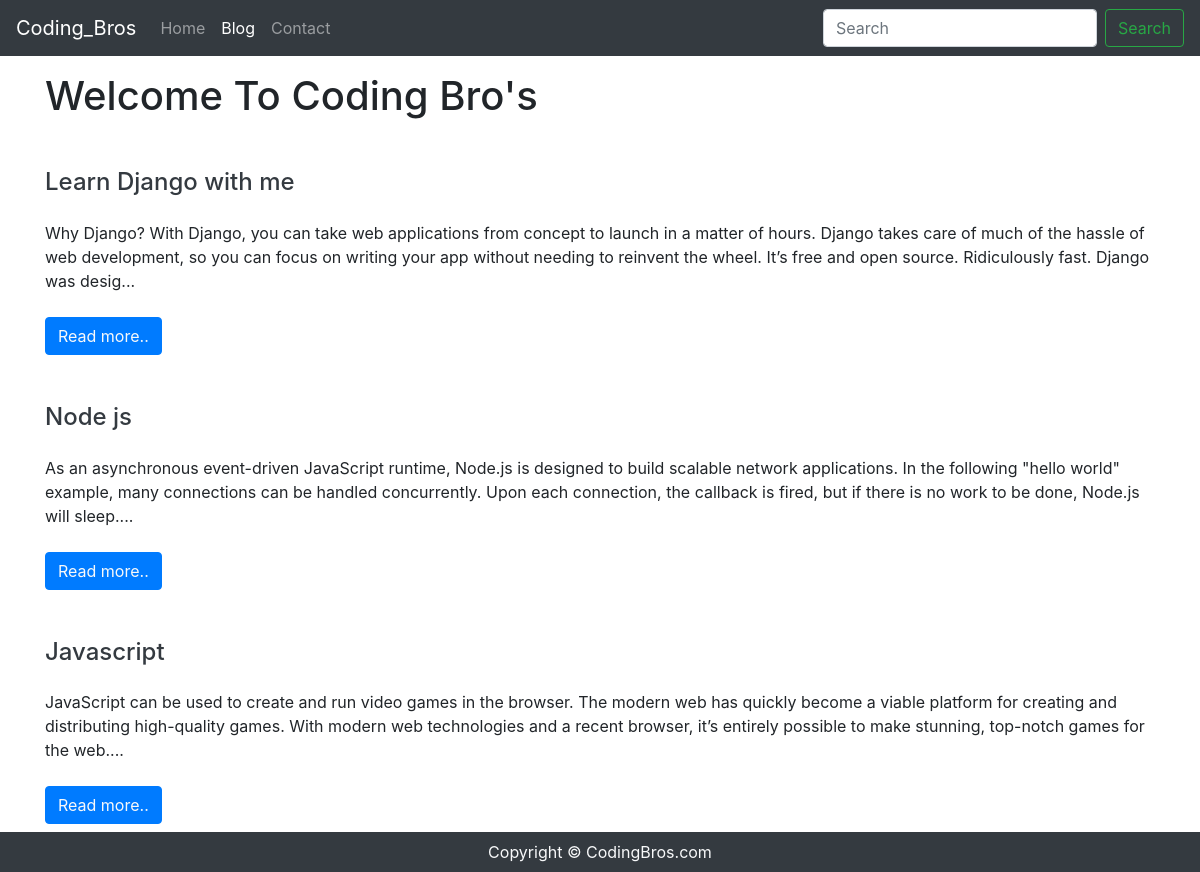
Screenshot of /blog/ with the database file from the repository.
### blog/models.py (models this page shows, shortened)
class Blog(models.Model):
    sno = models.AutoField(primary_key=True)
    title = models.CharField(max_length=200)
    content = models.TextField()
    short_desc= models.CharField(max_length=300, default="")
    slug = models.CharField(max_length=100)
    time = models.DateTimeField(auto_now_add=True)

### blog/views.py (the view)
# urls.py: 2. Add a URL to urlpatterns:  path('blog/', include('blog.urls'))
def blog(request):
    blogs = Blog.objects.all()
    context = {'blogs': blogs}
    return render(request, 'bloghome.html', context)

### templates/bloghome.html
{% extends 'base.html' %}
{% block blogactive %}active{% endblock blogactive %}
{% block body %}
<div class="container">
    <h1 class="my-3">Welcome To Coding Bro's</h1>
    {% for blog in blogs %}
    <div class="my-5">
            <h4 ><a href="/blogpost/{{blog.slug}}" class="text-dark">{{blog.title}}</a></h4>
            <div class="my-4">
                {{blog.short_desc|slice:300|safe}}...
            </div>
        <button class="btn btn-primary"><a href="/blogpost/{{blog.slug}}" class="text-light">Read more..</a></button>
    </div>
    {% endfor %}
</div>
{% endblock body %}

### templates/base.html (shortened to what this page needs)
<!doctype html>
<html lang="en">
  <head>
    <link rel="stylesheet" href="https://cdn.jsdelivr.net/npm/bootstrap@4.0.0/dist/css/bootstrap.min.css">
  </head>
  <body>
    <nav class="navbar navbar-expand-lg navbar-dark bg-dark">
      <a class="navbar-brand" href="/">Coding_Bros</a>
      <div class="collapse navbar-collapse" id="navbarSupportedContent">
        <ul class="navbar-nav mr-auto">
          <li class="nav-item {% block homeactive %}{% endblock homeactive %}">
            <a class="nav-link" href="/">Home <span class="sr-only">(current)</span></a>
          </li>
          <li class="nav-item {% block blogactive %}{% endblock blogactive %}">
            <a class="nav-link" href="/blog">Blog</a>
          </li>
          <li class="nav-item {% block contactactive %}{% endblock contactactive %}">
            <a class="nav-link" href="/contact">Contact</a>
          </li>
        </ul>
        <form action="/search" method="get" class="form-inline my-2 my-lg-0">
          <input class="form-control mr-sm-2" type="search" placeholder="Search" aria-label="Search">
          <button class="btn btn-outline-success my-2 my-sm-0" type="submit">Search</button>
        </form>
      </div>
    </nav>
    {% block body %}{% endblock body %}
    <footer class="text-center py-2 bg-dark text-light fixed-bottom">Copyright &copy CodingBros.com</footer>
  </body>
</html>

### rows the page displays
Blog: title "Learn Django with me", short_desc "Why Django? With Django, you can take web applications from concept to launch in a matter of hours. Django takes care of much of the hassle of web development, so you can focus on writing your app without needing to reinvent the wheel. It’s free and open source. Ridiculously fast. Django was desig"
Blog: title "Node js", short_desc "As an asynchronous event-driven JavaScript runtime, Node.js is designed to build scalable network applications. In the following \"hello world\" example, many connections can be handled concurrently. Upon each connection, the callback is fired, but if there is no work to be done, Node.js will sleep."
Blog: title "Javascript", short_desc "JavaScript can be used to create and run video games in the browser. The modern web has quickly become a viable platform for creating and distributing high-quality games. With modern web technologies and a recent browser, it’s entirely possible to make stunning, top-notch games for the web."
